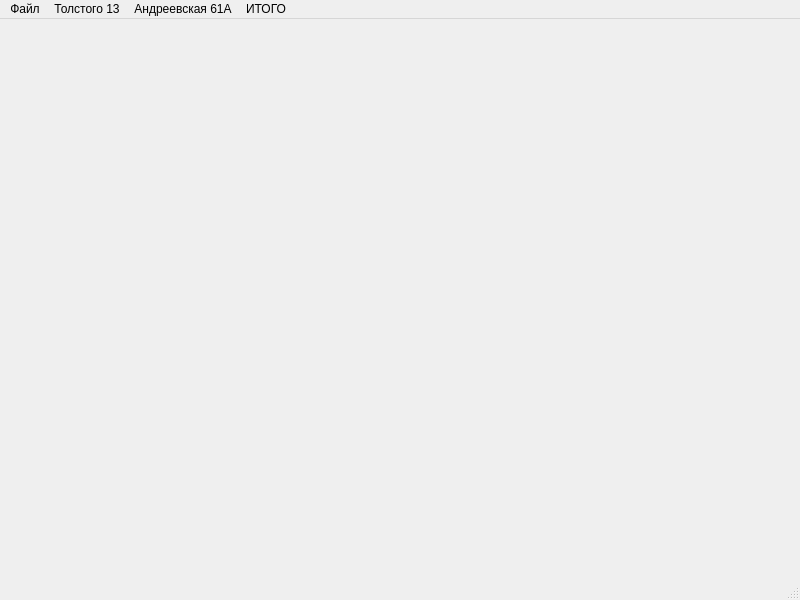
<?xml version="1.0" encoding="UTF-8"?>
<ui version="4.0">
 <class>MainWindow</class>
 <widget class="QMainWindow" name="MainWindow">
  <property name="geometry">
   <rect>
    <x>0</x>
    <y>0</y>
    <width>800</width>
    <height>600</height>
   </rect>
  </property>
  <property name="windowTitle">
   <string>Коммунальные платежи</string>
  </property>
  <widget class="QWidget" name="centralwidget"/>
  <widget class="QStatusBar" name="statusbar"/>
  <widget class="QMenuBar" name="menubar">
   <property name="geometry">
    <rect>
     <x>0</x>
     <y>0</y>
     <width>800</width>
     <height>22</height>
    </rect>
   </property>
   <widget class="QMenu" name="menu_61">
    <property name="title">
     <string>Андреевская 61А</string>
    </property>
    <addaction name="action_6"/>
    <addaction name="action_7"/>
   </widget>
   <widget class="QMenu" name="menu">
    <property name="title">
     <string>ИТОГО</string>
    </property>
    <addaction name="action_8"/>
   </widget>
   <widget class="QMenu" name="menu_13">
    <property name="title">
     <string>Толстого 13</string>
    </property>
    <addaction name="action"/>
    <addaction name="action_2"/>
   </widget>
   <widget class="QMenu" name="menu_2">
    <property name="title">
     <string>Файл</string>
    </property>
    <addaction name="action_3"/>
    <addaction name="separator"/>
    <addaction name="action_5"/>
   </widget>
   <addaction name="menu_2"/>
   <addaction name="menu_13"/>
   <addaction name="menu_61"/>
   <addaction name="menu"/>
  </widget>
  <action name="action">
   <property name="text">
    <string>Рассчитать</string>
   </property>
  </action>
  <action name="action_2">
   <property name="text">
    <string>Отчет</string>
   </property>
  </action>
  <action name="action_3">
   <property name="text">
    <string>Сохранить</string>
   </property>
  </action>
  <action name="action_5">
   <property name="text">
    <string>Выход</string>
   </property>
  </action>
  <action name="action_6">
   <property name="text">
    <string>Рассчитать</string>
   </property>
  </action>
  <action name="action_7">
   <property name="text">
    <string>Отчет</string>
   </property>
  </action>
  <action name="action_8">
   <property name="text">
    <string>Общий отчет</string>
   </property>
  </action>
 </widget>
 <resources/>
 <connections/>
</ui>
